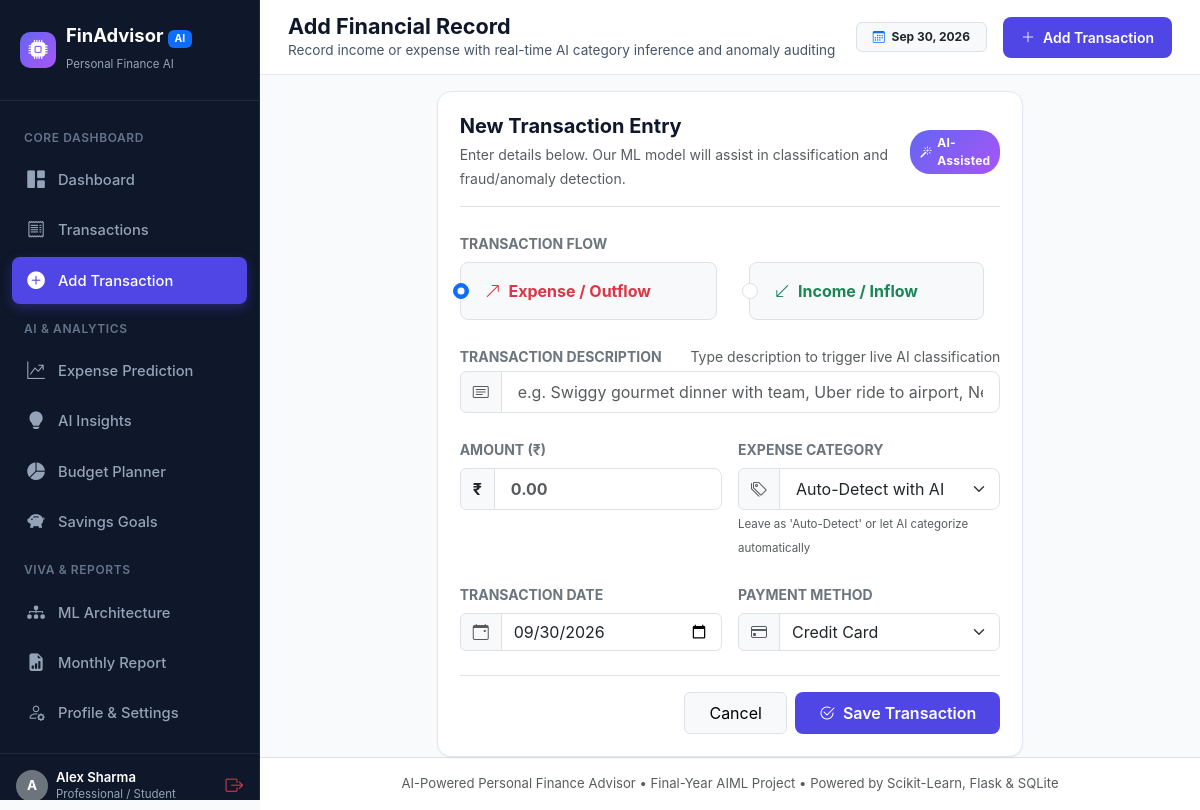
The app's page /add-transaction (signed in) with its own data.
### tables this page shows
CREATE TABLE users (
        id INTEGER PRIMARY KEY AUTOINCREMENT,
        name TEXT NOT NULL,
        email TEXT UNIQUE NOT NULL,
        password_hash TEXT NOT NULL,
        monthly_income REAL DEFAULT 50000.0,
        currency TEXT DEFAULT '₹',
        occupation TEXT DEFAULT 'Professional / Student',
        created_at TIMESTAMP DEFAULT CURRENT_TIMESTAMP
    );

### app.py (the view, shortened to what this page needs)
@app.route('/add-transaction', methods=['GET', 'POST'])
@login_required
def add_new_transaction():
    u_id = session['user_id']
    return render_template('add_transaction.html', today=datetime.date.today().strftime('%Y-%m-%d'))

### templates/add_transaction.html (shortened to what this page needs)
{% extends "base.html" %}
{% block page_heading %}Add Financial Record{% endblock %}
{% block page_subheading %}Record income or expense with real-time AI category inference and anomaly auditing{% endblock %}
{% block content %}
<div class="row justify-content-center">
    <div class="col-lg-8">
        <div class="fin-card">
            <div class="d-flex align-items-center justify-content-between pb-3 mb-4 border-bottom">
                <div>
                    <h5 class="fw-bold mb-1">New Transaction Entry</h5>
                    <small class="text-muted">Enter details below. Our ML model will assist in classification and fraud/anomaly detection.</small>
                </div>
                <span class="ai-pill"><i class="bi bi-magic"></i> AI-Assisted</span>
            </div>
            <form method="POST" action="{{ url_for('add_new_transaction') }}" id="transaction-form">
                <div class="mb-4">
                    <label class="form-label small fw-bold text-secondary text-uppercase">Transaction Flow</label>
                    <div class="d-flex gap-3">
                        <div class="form-check form-check-inline p-3 border rounded-3 flex-fill bg-light">
                            <input class="form-check-input" type="radio" name="type" id="type-expense" value="expense" checked>
                            <label class="form-check-label fw-bold text-danger ms-2" for="type-expense">
                                <i class="bi bi-arrow-up-right me-1"></i> Expense / Outflow
                            </label>
                        </div>
                        <div class="form-check form-check-inline p-3 border rounded-3 flex-fill bg-light">
                            <input class="form-check-input" type="radio" name="type" id="type-income" value="income">
                            <label class="form-check-label fw-bold text-success ms-2" for="type-income">
                                <i class="bi bi-arrow-down-left me-1"></i> Income / Inflow
                            </label>
                        </div>
                    </div>
                </div>
                <div class="mb-4">
                    <div class="d-flex justify-content-between align-items-center mb-1">
                        <label class="form-label small fw-bold text-secondary text-uppercase mb-0">Transaction Description</label>
                        <small class="text-muted">Type description to trigger live AI classification</small>
                    </div>
                    <div class="input-group">
                        <span class="input-group-text bg-light"><i class="bi bi-card-text text-muted"></i></span>
                        <input type="text" name="description" id="txn-description" class="form-control form-control-lg fs-6"
                               placeholder="e.g. Swiggy gourmet dinner with team, Uber ride to airport, Netflix monthly 4K, Apollo pharmacy" required autocomplete="off">
                    </div>
                </div>
                <div class="row g-3 mb-4">
                    <div class="col-md-6">
                        <label class="form-label small fw-bold text-secondary text-uppercase">Amount (₹)</label>
                        <div class="input-group">
                            <span class="input-group-text bg-light fw-bold">₹</span>
                            <input type="number" step="0.01" min="1" name="amount" id="txn-amount" class="form-control form-control-lg fs-6 fw-bold" placeholder="0.00" required>
                        </div>
                    </div>
                    <div class="col-md-6">
                        <label class="form-label small fw-bold text-secondary text-uppercase">Expense Category</label>
                        <div class="input-group">
                            <span class="input-group-text bg-light"><i class="bi bi-tags text-muted"></i></span>
                            <select name="category" id="txn-category" class="form-select form-select-lg fs-6">
                                <option value="Auto">Auto-Detect with AI</option>
                            </select>
                        </div>
                        <small class="text-muted" style="font-size: 0.72rem;">Leave as 'Auto-Detect' or let AI categorize automatically</small>
                    </div>
                </div>
                <div class="row g-3 mb-4">
                    <div class="col-md-6">
                        <label class="form-label small fw-bold text-secondary text-uppercase">Transaction Date</label>
                        <div class="input-group">
                            <span class="input-group-text bg-light"><i class="bi bi-calendar-event text-muted"></i></span>
                            <input type="date" name="date" class="form-control" value="{{ today }}" required>
                        </div>
                    </div>
                    <div class="col-md-6">
                        <label class="form-label small fw-bold text-secondary text-uppercase">Payment Method</label>
                        <div class="input-group">
                            <span class="input-group-text bg-light"><i class="bi bi-credit-card text-muted"></i></span>
                            <select name="payment_method" class="form-select">
                                {% for m in PAYMENT_METHODS %}
                                    <option value="{{ m }}">{{ m }}</option>
                                {% endfor %}
                            </select>
                        </div>
                    </div>
                </div>
                <div class="d-flex justify-content-end gap-2 pt-3 border-top">
                    <a href="{{ url_for('transactions') }}" class="btn btn-light border px-4 py-2">Cancel</a>
                    <button type="submit" class="btn btn-primary-custom px-4 py-2">
                        <i class="bi bi-check2-circle"></i> Save Transaction
                    </button>
                </div>
            </form>
        </div>
    </div>
</div>
{% endblock %}

### templates/base.html (shortened to what this page needs)
<!DOCTYPE html>
<html lang="en">
<head>
    <link rel="stylesheet" href="{{ url_for('static', filename='css/bootstrap.min.css') }}">
    <link rel="stylesheet" href="https://cdn.jsdelivr.net/npm/bootstrap-icons@1.11.3/font/bootstrap-icons.min.css">
    <link rel="stylesheet" href="{{ url_for('static', filename='css/style.css') }}">
</head>
<body>
{% if session.get('user_id') %}
<div class="app-container">
    <aside class="sidebar">
        <div class="sidebar-brand">
            <div class="brand-icon">
                <i class="bi bi-cpu-fill"></i>
            </div>
            <div>
                <div style="line-height: 1.2;">FinAdvisor <span class="badge bg-primary text-white" style="font-size: 0.65rem;">AI</span></div>
                <small style="font-size: 0.72rem; color: #94a3b8; font-weight: normal;">Personal Finance AI</small>
            </div>
        </div>
        <nav class="sidebar-nav">
            <div class="sidebar-label">Core Dashboard</div>
            <a href="{{ url_for('dashboard') }}" class="nav-link-custom {% if request.endpoint == 'dashboard' %}active{% endif %}">
                <span class="nav-icon"><i class="bi bi-grid-1x2-fill"></i></span>
                <span>Dashboard</span>
            </a>
            <a href="{{ url_for('transactions') }}" class="nav-link-custom {% if request.endpoint == 'transactions' %}active{% endif %}">
                <span class="nav-icon"><i class="bi bi-receipt"></i></span>
                <span>Transactions</span>
            </a>
            <a href="{{ url_for('add_new_transaction') }}" class="nav-link-custom {% if request.endpoint == 'add_new_transaction' %}active{% endif %}">
                <span class="nav-icon"><i class="bi bi-plus-circle-fill"></i></span>
                <span>Add Transaction</span>
            </a>
            <div class="sidebar-label">AI & Analytics</div>
            <a href="{{ url_for('expense_prediction') }}" class="nav-link-custom {% if request.endpoint == 'expense_prediction' %}active{% endif %}">
                <span class="nav-icon"><i class="bi bi-graph-up-arrow"></i></span>
                <span>Expense Prediction</span>
            </a>
            <a href="{{ url_for('ai_insights_page') }}" class="nav-link-custom {% if request.endpoint == 'ai_insights_page' %}active{% endif %}">
                <span class="nav-icon"><i class="bi bi-lightbulb-fill"></i></span>
                <span>AI Insights</span>
            </a>
            <a href="{{ url_for('budget_recommendation') }}" class="nav-link-custom {% if request.endpoint == 'budget_recommendation' %}active{% endif %}">
                <span class="nav-icon"><i class="bi bi-pie-chart-fill"></i></span>
                <span>Budget Planner</span>
            </a>
            <a href="{{ url_for('savings_goals_page') }}" class="nav-link-custom {% if request.endpoint == 'savings_goals_page' %}active{% endif %}">
                <span class="nav-icon"><i class="bi bi-piggy-bank-fill"></i></span>
                <span>Savings Goals</span>
            </a>
            <div class="sidebar-label">Viva & Reports</div>
            <a href="{{ url_for('ml_models_page') }}" class="nav-link-custom {% if request.endpoint == 'ml_models_page' %}active{% endif %}">
                <span class="nav-icon"><i class="bi bi-diagram-3-fill"></i></span>
                <span>ML Architecture</span>
            </a>
            <a href="{{ url_for('reports_page') }}" class="nav-link-custom {% if request.endpoint == 'reports_page' %}active{% endif %}">
                <span class="nav-icon"><i class="bi bi-file-earmark-bar-graph-fill"></i></span>
                <span>Monthly Report</span>
            </a>
            <a href="{{ url_for('profile_page') }}" class="nav-link-custom {% if request.endpoint == 'profile_page' %}active{% endif %}">
                <span class="nav-icon"><i class="bi bi-person-gear"></i></span>
                <span>Profile & Settings</span>
            </a>
        </nav>
        <div class="sidebar-footer">
            <div class="d-flex align-items-center gap-2">
                <div class="rounded-circle bg-secondary text-white d-flex align-items-center justify-content-center" style="width: 32px; height: 32px; font-size: 0.85rem; font-weight: bold;">
                    {{ current_user.name[0] if current_user else 'U' }}
                </div>
                <div style="line-height: 1.1; overflow: hidden; text-overflow: ellipsis; white-space: nowrap; max-width: 140px;">
                    <div style="font-size: 0.82rem; font-weight: 600; color: #fff;">{{ current_user.name if current_user else 'User' }}</div>
                    <small style="font-size: 0.72rem; color: #94a3b8;">{{ current_user.occupation if current_user else 'Member' }}</small>
                </div>
            </div>
            <a href="{{ url_for('logout') }}" class="text-danger" title="Logout" style="font-size: 1.1rem;">
                <i class="bi bi-box-arrow-right"></i>
            </a>
        </div>
    </aside>
    <div class="main-content">
        <header class="topbar">
            <div>
                <h1 class="page-title">{% block page_heading %}Dashboard{% endblock %}</h1>
                <p class="page-subtitle">{% block page_subheading %}AI-Powered Wealth & Expenditure Intelligence{% endblock %}</p>
            </div>
            <div class="d-flex align-items-center gap-3">
                <span class="badge bg-light text-dark border px-3 py-2">
                    <i class="bi bi-calendar3 me-1 text-primary"></i> <span id="current-date-badge"></span>
                </span>
                <a href="{{ url_for('add_new_transaction') }}" class="btn btn-primary-custom btn-sm">
                    <i class="bi bi-plus-lg"></i> Add Transaction
                </a>
            </div>
        </header>
        <div class="container-fluid px-4 pt-3">
            {% block content %}{% endblock %}
        </div>
        <footer class="mt-auto py-3 px-4 text-center text-muted border-top bg-white no-print" style="font-size: 0.82rem;">
            AI-Powered Personal Finance Advisor &bull; Final-Year AIML Project &bull; Powered by Scikit-Learn, Flask & SQLite
        </footer>
    </div>
</div>
{% endif %}
</body>
</html>

### records on screen
users: name "A", name "Alex Sharma", occupation "Professional / Student"

### other values on screen
form field payment_method "Credit Card"
